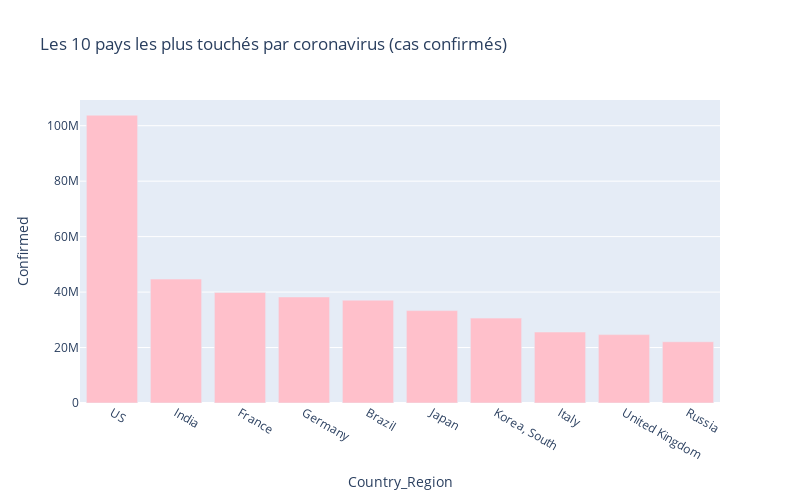

Notebook cell for this chart:
### Code cell
etat_class_df.columns
px.bar(
   etat_class_df.head(10),
   x= 'Country_Region',
   y= 'Confirmed',
  title='Les 10 pays les plus touchés par coronavirus (cas confirmés)',
  color_discrete_sequence=['pink'],
  height=500,
  width=800
)

### Figure 1 — Plotly figure (JSON) as saved in the notebook; plotly's stock layout.template omitted (floating-point values rounded to 4 significant figures)
{"data": [{"alignmentgroup": "True", "hovertemplate": "Country_Region=%{x}<br>Confirmed=%{y}<extra></extra>", "legendgroup": "", "marker": {"color": "pink", "pattern": {"shape": ""}}, "name": "", "offsetgroup": "", "orientation": "v", "showlegend": false, "textposition": "auto", "type": "bar", "x": ["US", "India", "France", "Germany", "Brazil", "Japan", "Korea, South", "Italy", "United Kingdom", "Russia"], "xaxis": "x", "y": [103804263, 44690738, 39866718, 38249060, 37085675, 33329551, 30615522, 25603510, 24658705, 22086064], "yaxis": "y"}], "layout": {"barmode": "relative", "height": 500, "legend": {"tracegroupgap": 0}, "title": {"text": "Les 10 pays les plus touchés par coronavirus (cas confirmés)"}, "width": 800, "xaxis": {"anchor": "y", "domain": [0, 1], "title": {"text": "Country_Region"}}, "yaxis": {"anchor": "x", "domain": [0, 1], "title": {"text": "Confirmed"}}}}
